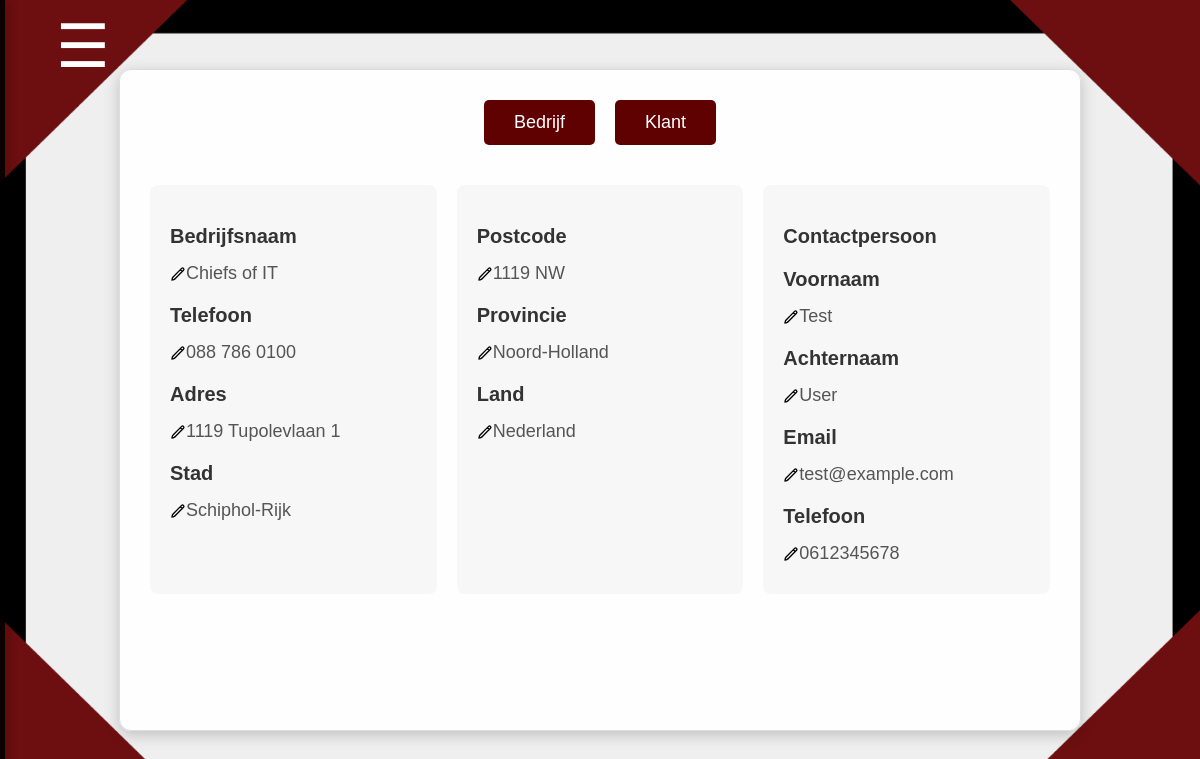
The page /profiel.php (signed in) on the database as committed earlier.
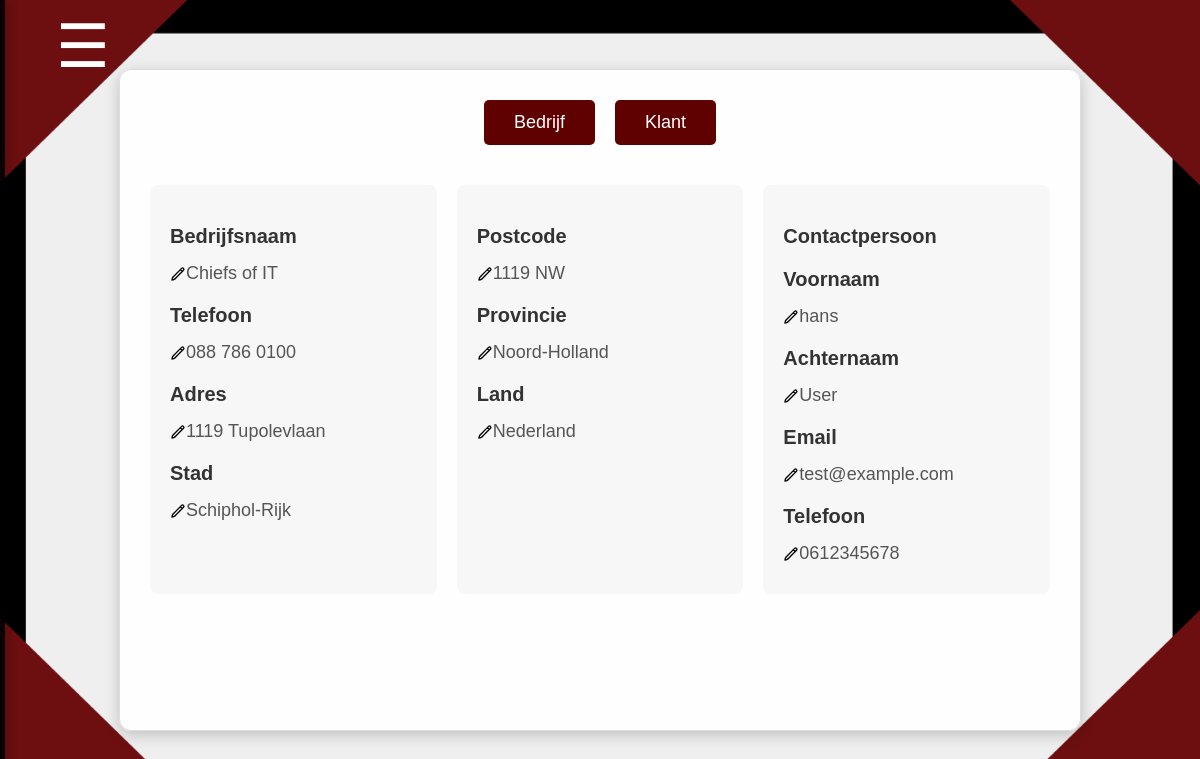
The same page on the database as committed later.
### tables this page shows
CREATE TABLE `chiefs` (
                          `chief_id` int(11) NOT NULL,
                          `telefoon` varchar(50) NOT NULL,
                          `adres` varchar(255) NOT NULL,
                          `bedrijfnaam` varchar(255) NOT NULL,
                          `stad` varchar(255) NOT NULL,
                          `postcode` varchar(10) NOT NULL,
                          `provincie` varchar(255) DEFAULT NULL,
                          `land` varchar(255) DEFAULT NULL
);

CREATE TABLE `contact` (
                           `contact_id` int(11) NOT NULL,
                           `voornaam` varchar(255) DEFAULT NULL,
                           `achternaam` varchar(255) DEFAULT NULL,
                           `email` varchar(255) DEFAULT NULL,
                           `telefoon` varchar(255) DEFAULT NULL,
                           `bericht` text DEFAULT NULL,
                           `created_at` timestamp NOT NULL DEFAULT current_timestamp()
);

### profiel.php (the view, shortened to what the changed rows need)
<?php
try {
    require 'db/conn.php';
    $pdo->setAttribute(PDO::ATTR_ERRMODE, PDO::ERRMODE_EXCEPTION);
} catch (PDOException $e) {
    error_log("Databaseverbinding mislukt: " . $e->getMessage());
    die(json_encode(['status' => 'error', 'message' => 'Databasefout']));
}
try {
    $role_sql = "SELECT role FROM users WHERE user_id = :user_id";
    $role_stmt = $pdo->prepare($role_sql);
    $role_stmt->execute(['user_id' => $_SESSION['user_id']]);
    $user_role = $role_stmt->fetchColumn();
} catch (PDOException $e) {
    error_log("Rol query mislukt: " . $e->getMessage());
    die(json_encode(['status' => 'error', 'message' => 'Kon rol niet ophalen']));
}
try {
    $sql = "SELECT chief_id, telefoon, adres, stad, postcode, provincie, land, Bedrijfnaam FROM chiefs";
    $stmt = $pdo->prepare($sql);
    $stmt->execute();
    $chiefs_rows = $stmt->fetchAll(PDO::FETCH_ASSOC);
} catch (PDOException $e) {
    error_log("Chiefs query mislukt: " . $e->getMessage());
    die("Er is iets mis met de query voor chiefs: " . $e->getMessage());
}
try {
    $contact_sql = "SELECT contact_id, voornaam, achternaam, email, telefoon FROM contact";
    $contact_stmt = $pdo->prepare($contact_sql);
    $contact_stmt->execute();
    $contact_rows = $contact_stmt->fetchAll(PDO::FETCH_ASSOC);
} catch (PDOException $e) {
    error_log("Contact query mislukt: " . $e->getMessage());
    die("Er is iets mis met de query voor contact: " . $e->getMessage());
}
?>
<!DOCTYPE html>
<html lang="nl">
<head>
    <link rel="stylesheet" href="css/profiel.css">
</head>
<body data-user-role="<?php echo htmlspecialchars($user_role); ?>">
<?php include 'sidebar.php'; ?>
<div class="container">
    <div id="bedrijfContainer" class="container-section fade-in">
        <?php foreach ($chiefs_rows as $chief): ?>
            <div class="columns">
                <div class="column">
                    <h3>Bedrijfsnaam</h3>
                    <p>
                        <img src="img/pen-svgrepo-com.svg" alt="edit" width="16" height="16"
                             data-field="Bedrijfnaam" data-value="<?php echo htmlspecialchars($chief['Bedrijfnaam']); ?>"
                             class="edit-button">
                        <span id="Bedrijfnaam" data-id="<?php echo $chief['chief_id']; ?>"><?php echo htmlspecialchars($chief['Bedrijfnaam']); ?></span>
                    </p>
                    <h3>Telefoon</h3>
                    <p>
                        <img src="img/pen-svgrepo-com.svg" alt="edit" width="16" height="16"
                             data-field="telefoon"data-value="<?php echo htmlspecialchars($chief['telefoon']); ?>"
                             class="edit-button">
                        <span id="telefoon" data-id="<?php echo $chief['chief_id']; ?>"><?php echo htmlspecialchars($chief['telefoon']); ?></span>
                    </p>
                    <h3>Adres</h3>
                    <p>
                        <img src="img/pen-svgrepo-com.svg" alt="edit" width="16" height="16"
                             data-field="adres" data-value="<?php echo htmlspecialchars($chief['adres']); ?>"
                             class="edit-button">
                        <span id="adres" data-id="<?php echo $chief['chief_id']; ?>"><?php echo htmlspecialchars($chief['adres']); ?></span>
                    </p>
                    <h3>Stad</h3>
                    <p>
                        <img src="img/pen-svgrepo-com.svg" alt="edit" width="16" height="16"
                             data-field="stad" data-value="<?php echo htmlspecialchars($chief['stad']); ?>"
                             class="edit-button">
                        <span id="stad" data-id="<?php echo $chief['chief_id']; ?>"><?php echo htmlspecialchars($chief['stad']); ?></span>
                    </p>
                </div>
                <div class="column">
                    <h3>Postcode</h3>
                    <p>
                        <img src="img/pen-svgrepo-com.svg" alt="edit" width="16" height="16"
                             data-field="postcode" data-value="<?php echo htmlspecialchars($chief['postcode']); ?>"
                             class="edit-button">
                        <span id="postcode" data-id="<?php echo $chief['chief_id']; ?>"><?php echo htmlspecialchars($chief['postcode']); ?></span>
                    </p>
                    <h3>Provincie</h3>
                    <p>
                        <img src="img/pen-svgrepo-com.svg" alt="edit" width="16" height="16"
                             data-field="provincie" data-value="<?php echo htmlspecialchars($chief['provincie']); ?>"
                             class="edit-button">
                        <span id="provincie" data-id="<?php echo $chief['chief_id']; ?>"><?php echo htmlspecialchars($chief['provincie']); ?></span>
                    </p>
                    <h3>Land</h3>
                    <p>
                        <img src="img/pen-svgrepo-com.svg" alt="edit" width="16" height="16"
                             data-field="land" data-value="<?php echo htmlspecialchars($chief['land']); ?>"
                             class="edit-button">
                        <span id="land" data-id="<?php echo $chief['chief_id']; ?>"><?php echo htmlspecialchars($chief['land']); ?></span>
                    </p>
                </div>
                <div class="column">
                    <h3>Contactpersoon</h3>
                    <?php
                    foreach ($contact_rows as $contact) {
                        if ($contact['contact_id'] == $chief['chief_id']) {
                            ?>
                            <h3>Voornaam</h3>
                            <p>
                                <img src="img/pen-svgrepo-com.svg" alt="edit" width="16" height="16"
                                     data-field="contact_voornaam"
                                     data-value="<?php echo htmlspecialchars($contact['voornaam']); ?>"
                                     class="edit-button">
                                <span id="contact_voornaam" data-id="<?php echo $contact['contact_id']; ?>"><?php echo htmlspecialchars($contact['voornaam']); ?></span>
                            </p>
                            <h3>Achternaam</h3>
                            <p>
                                <img src="img/pen-svgrepo-com.svg" alt="edit" width="16" height="16"
                                     data-field="contact_achternaam"
                                     data-value="<?php echo htmlspecialchars($contact['achternaam']); ?>"
                                     class="edit-button">
                                <span id="contact_achternaam" data-id="<?php echo $contact['contact_id']; ?>"><?php echo htmlspecialchars($contact['achternaam']); ?></span>
                            </p>
                            <h3>Email</h3>
                            <p>
                                <img src="img/pen-svgrepo-com.svg" alt="edit" width="16" height="16"
                                     data-field="contact_email"
                                     data-value="<?php echo htmlspecialchars($contact['email']); ?>"
                                     class="edit-button">
                                <span id="contact_email" data-id="<?php echo $contact['contact_id']; ?>"><?php echo htmlspecialchars($contact['email']); ?></span>
                            </p>
                            <h3>Telefoon</h3>
                            <p>
                                <img src="img/pen-svgrepo-com.svg" alt="edit" width="16" height="16"
                                     data-field="contact_telefoon"
                                     data-value="<?php echo htmlspecialchars($contact['telefoon']); ?>"
                                     class="edit-button">
                                <span id="contact_telefoon" data-id="<?php echo $contact['contact_id']; ?>"><?php echo htmlspecialchars($contact['telefoon']); ?></span>
                            </p>
                            <?php
                            break;
                        }
                    }
                    ?>
                </div>
            </div>
        <?php endforeach; ?>
    </div>
</div>
</body>
</html>

Rows that differ between the two databases and show on the page:
changed chiefs "Chiefs of IT": adres "1119 Tupolevlaan 1" → "1119 Tupolevlaan"
changed contact "User": voornaam "Test" → "hans"
